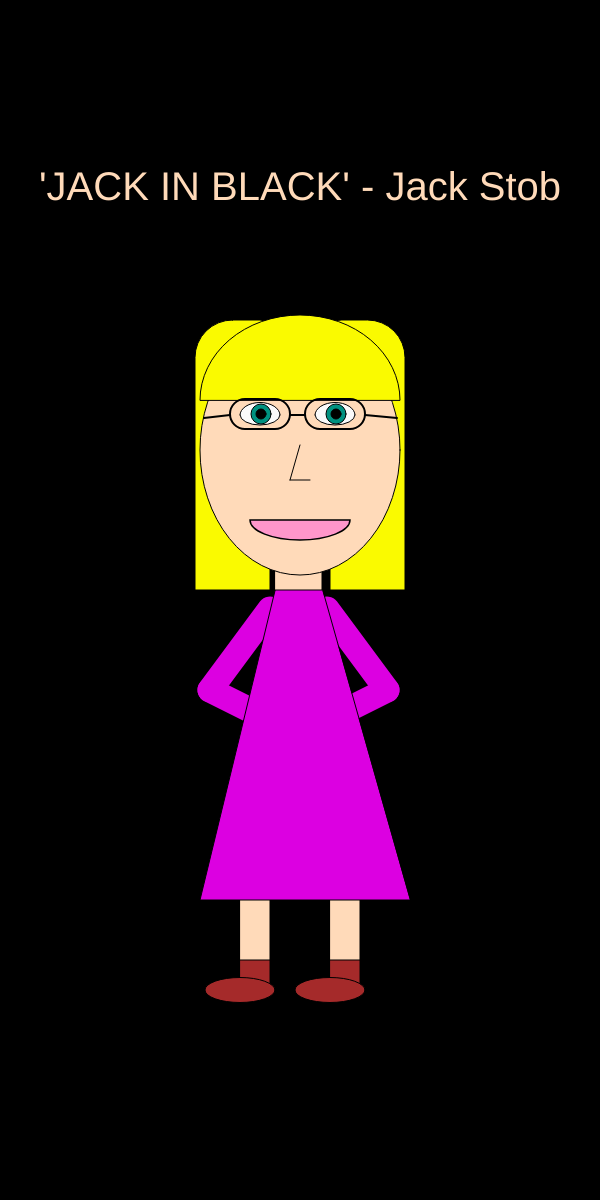
Frame 1 (no input)
Frame 60 (no input): identical to frame 1, image omitted
Frame 120 (the mouse pressed at the canvas centre since frame 60): identical to frame 1, image omitted

The p5.js sketch that drew this single still picture (run headless with seeded random() and noise() and a simulated clock; from frame 60 on, the mouse is pressed at the canvas centre):

// p5.js sketch
// ── sketch.js
//Self-Portrait
//Create Canvas
function setup() {
  createCanvas( 600, 1200 );
}

function draw() {
  //set background to white, go back and switch to black afterwards
  background( 'rgb( 0, 0, 0 )' );

  //hair behind head left side
  fill('rgb(250, 250, 0)');
  rect(195, 320, 75, 270, 200, 10, 0, 0);
  //hair behind head right side
  fill('rgb(250, 250, 0)');
  rect(330, 320, 75, 270, 10, 200, 0, 0);

  //arms
  push();
  //left arm
  strokeWeight(25);
  stroke('rgb(220, 0, 225)');
  line(270, 609, 210, 690);
  line(210, 690, 270, 720);
  //right arm
  line(327, 609, 387, 690);
  line(387, 690, 327, 720);
  pop();

  //legs
  //left leg
  fill( 'rgba( 255, 218, 185, 60)');
  rect(240, 875, 30, 95);
  //right leg
  rect(330, 875, 30, 95);

  //shoes
  //left shoe
  fill('rgb(165, 42, 42)');
  rect(240, 960, 30, 25);
  ellipse(240, 990, 70, 25);
  //right shoe
  fill('rgb(165, 42, 42)');
  rect(330, 960, 30, 25);
  ellipse(330, 990, 70, 25);


  //body
  fill( 'rgb(220, 0, 225)');
  triangle(297, 500, 200, 900, 410, 900);

  //neck
  fill( 'rgba( 255, 218, 185, 60 )' );
  rect(275, 570, 47, 20);

  //shape of head
  fill( 'rgba( 255, 218, 185, 60 )' );
  ellipse(300, 450, 200, 250);

//eyes
  push();
  translate(200, 330);
  //left eye
  fill('rgb( 250, 250, 250)');
  arc(60, 85, 40, 25, PI, TWO_PI);
  arc(60, 85, 40, 20, TWO_PI, PI);
  //iris
  fill('rgb( 0, 145, 128 )')
  ellipse(61, 84, 20, 20 );
  //pupil
  fill('rgb(0, 0, 0)');
  ellipse(61, 84, 10, 10);

  //right eye
  fill('rgb( 250, 250, 250)');
  arc(135, 85, 40, 25, PI, TWO_PI);
  arc(135, 85, 40, 20, TWO_PI, PI);
  //iris
  fill('rgb( 0, 145, 128 )');
  ellipse(136, 84, 20, 20);
  //pupil
  fill('rgb(0, 0, 0)');
  ellipse(136, 84, 10, 10);

  //bangs
  fill('rgb(250, 250, 0)');
  arc(100, 70, 200, 170, PI, TWO_PI, CHORD);

  //nose
  line(100, 115, 90, 150);
  line(90, 150, 110, 150);

  //glasses
  noFill();
  strokeWeight(2);
  //left rim
  rect( 30, 69, 60, 30, 30, 30, 30, 30);
  //right rim
  rect( 105, 69, 60, 30, 30, 30, 30, 30);
  //bridge
  line(90, 85, 105, 85);
  //left ear hook lol
  line(30, 85, 4, 88);
  //right ear hook lol
  line(165, 85, 197, 88);

  //mouth
  strokeWeight(1.5);
  fill('rgb(255, 150, 203)');
  arc(100, 190, 100, 40, TWO_PI, PI, CHORD);

  pop();

//Tizzity Title
  push();
  textAlign(CENTER);
  textSize(40);
  textFont("Arial");
  text("'JACK IN BLACK' - Jack Stob", 300, 200);
  pop();
  

}
